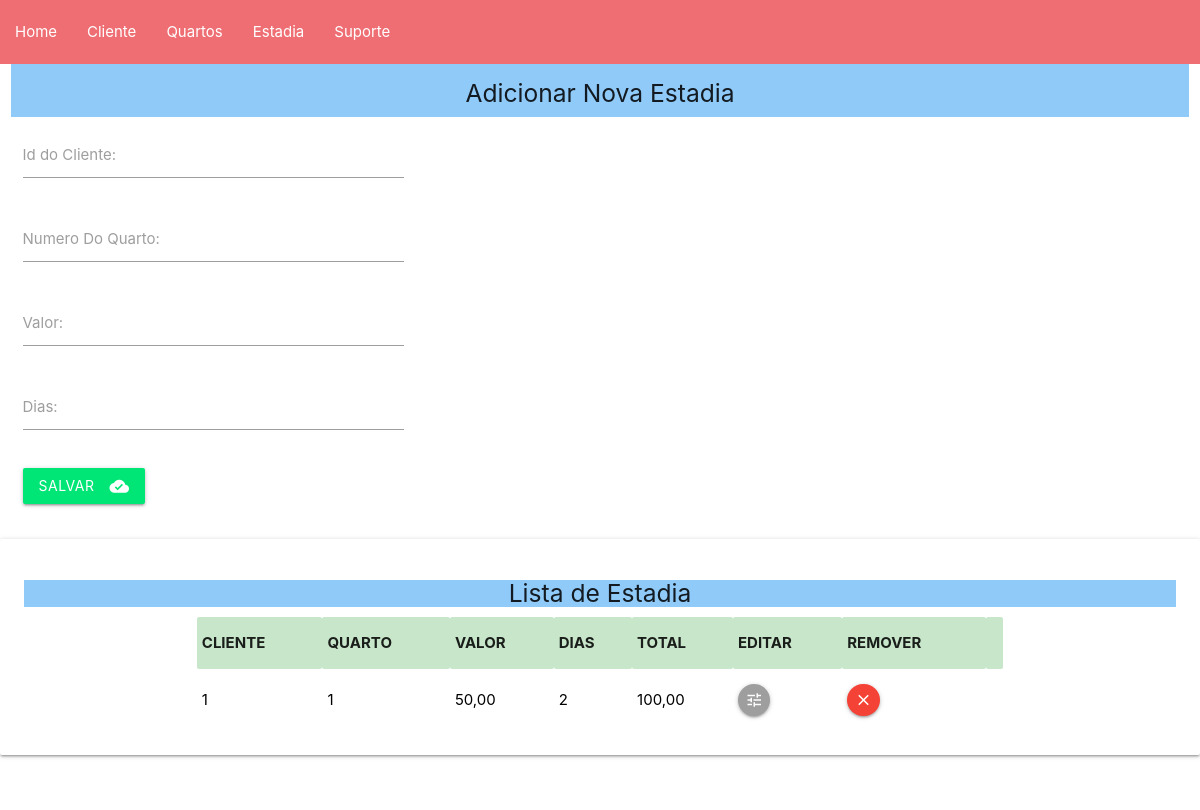
The page /estadia.php on the database its author committed.
### tables this page shows
CREATE TABLE `estadia` (
  `idEstadia` int(11) NOT NULL,
  `cpfCliente` int(11) NOT NULL,
  `nQuarto` int(11) NOT NULL,
  `valor` double NOT NULL,
  `dia` int(11) NOT NULL,
  `data` date NOT NULL
);

### estadia.php (the view, shortened to what this page needs)
<?php
    $pdo = Conexao::conectar();
    $sql = 'SELECT * FROM estadia ORDER BY idEstadia;';
    $listaEstadia = $pdo->query($sql);
?>
<!doctype html>
<html class="no-js" lang="zxx">
<head>
    <link rel="stylesheet" href="https://cdnjs.cloudflare.com/ajax/libs/materialize/1.0.0/css/materialize.min.css">
</head>
<body>
    <header>
        <div class="header-area ">
            <div id="sticky-header" class="main-header-area">
                <div class="container-fluid p-0">
                    <div class="row align-items-center no-gutters">
                        <div class="col-xl-5 col-lg-6">
                            <div class="main-menu  d-none d-lg-block">
                                <nav>
                                    <ul id="navigation">
                                        <li><a href="home.php">Home</a></li>
                                        <li><a href="cliente.php">Cliente</a></li>
                                        <li><a href="frmQuartos.php">Quartos</a></li>
                                        <li><a href="estadia.php">Estadia</a></li>
                                        <li><a href="servico.php">Suporte</a></li>
                                    </ul>
                                </nav>
                            </div>
                        </div>
    <div class="about_area">
    <button" id="btnSalvar">
    <div class="container white col s12">
    <div style="width:100%">
    <div class="blue lighten-3 col s12">
    <h5 class="Dark Gray "  style="width:100%"  border="0" cellspacing="0" cellpadding="0" align="center">Adicionar Nova Estadia</h5>
    </div>
    <div class="row">
    <form action="insEst.php" method="POST" name="estadia" class="col s12">
                <div class="input-field col s8">
                    <label for="lblCli">Id do Cliente: </label>
                    <input style="width:50%" type="text" class="form-control" id="txtCli" name="txtCli">
                </div>
                <div class="input-field col s8">
                  <label for="lblQua">Numero Do Quarto: </label>
                    <input style="width:50%" type="text" class="form-control" id="txtQua" name="txtQua">
                 </div>
                <div class="input-field col s8">
                    <label for="lblValor">Valor: </label>
                    <input style="width:50%" step="0.01" type="number" class="form-control" id="txtValor" name="txtValor"
                            onblur="calcula_total()">
                </div>
                <div class="input-field col s8">
                    <label for="lblDia">Dias: </label>
                    <input style="width:50%" step="0.01" type="number" class="form-control" id="txtDia" name="txtDia"
                            onblur="calcula_total()">
                </div>
                <div class="input-field col s8">
                <button class="waves-effect green accent-3 waves-light btn" type="submit" id="btnSalvar">
                Salvar <i class="material-icons right">cloud_done</i>
            </button>
            </form>
        </div>
    </div>
<div class="about_area">
<div class="header-area ">
            <div id="sticky-header" class="main-header-area">
                <div class="container-fluid p-0">
                    <div class="row align-items-center no-gutters">
                        <div class="col-xl-5 col-lg-6">
            <div class="card-panel teal white">
<h5 class="blue lighten-3"  style="width:100%"  border="0" cellspacing="0" cellpadding="0" align="center" >Lista de Estadia
</h5>
<table  class="striped" style="width:70%" border="0" cellspacing="0" cellpadding="0" align="center">
<tr class = "green lighten-4" class="orange darken-1">
        <th>CLIENTE</th>
        <th>QUARTO</th>
        <th>VALOR</th>
        <th>DIAS</th>
        <th>TOTAL</th>
        <th>EDITAR</th>
        <th>REMOVER</th>
        <th colspan="2"></th>
    </tr>
    <?php
        foreach ($listaEstadia as $estadia){
    ?>
            <tr class="black-text text-light-blue-accent-4">
                <td><?php echo $estadia['cpfCliente']; ?></td>
                <td><?php echo $estadia['nQuarto']; ?></td>
                  <td><?php echo number_format($estadia['valor'], 2, ',', '.'); ?></td>
                  <td><?php  echo number_format($estadia['dia'],);  ?></td>
                  <?php $total = $estadia['dia'] * $estadia['valor']; ?>
                  <td><?php echo number_format($total, 2, ',', ' '); ?></td>
                <td> <a class="btn-floating btn-small waves-effect grey"
                               onclick="javaScript:location.href='frmeditEst.php?idEstadia=' +
                               <?php echo $estadia['idEstadia']; ?>">
                               <i class="material-icons">tune</i></a>
                </td>
                <td> <a class="btn-floating btn-small waves-effect red"
                               onclick="javaScript:location.href='frmRemEst.php?idEstadia=' +
                               <?php echo $estadia['idEstadia']; ?>">
                               <i class="material-icons">close</i></a>
                </td>
            </tr>
    <?php
        }
    ?>
</table>
</header>
</body>
</html>

### rows shown on the page
estadia: cpfCliente "1", nQuarto "1", valor "50,00", dia "2", total "100,00"
